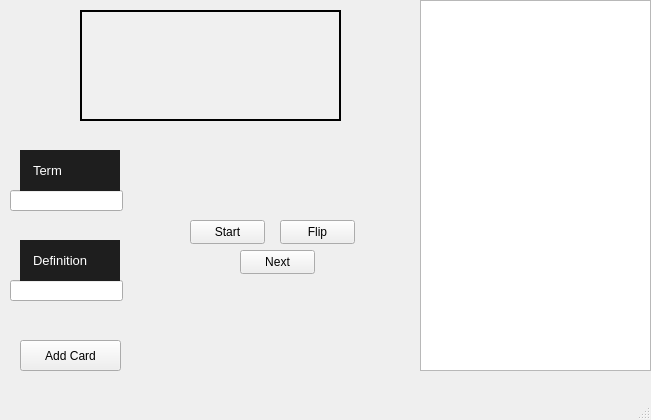
<?xml version="1.0" encoding="UTF-8"?>
<ui version="4.0">
 <class>MainWindow</class>
 <widget class="QMainWindow" name="MainWindow">
  <property name="geometry">
   <rect>
    <x>0</x>
    <y>0</y>
    <width>651</width>
    <height>420</height>
   </rect>
  </property>
  <property name="windowTitle">
   <string>MainWindow</string>
  </property>
  <property name="styleSheet">
   <string notr="true">QLabel{
	qproperty-alignment: AlignCenter;
	padding: 10px;
	background-color: #f0f0f0;
	border: 2px solid;
}</string>
  </property>
  <widget class="QWidget" name="centralwidget">
   <widget class="QLineEdit" name="input_term">
    <property name="geometry">
     <rect>
      <x>10</x>
      <y>190</y>
      <width>113</width>
      <height>21</height>
     </rect>
    </property>
   </widget>
   <widget class="QLineEdit" name="input_definition">
    <property name="geometry">
     <rect>
      <x>10</x>
      <y>280</y>
      <width>113</width>
      <height>21</height>
     </rect>
    </property>
   </widget>
   <widget class="QPushButton" name="button_add">
    <property name="geometry">
     <rect>
      <x>20</x>
      <y>340</y>
      <width>101</width>
      <height>31</height>
     </rect>
    </property>
    <property name="text">
     <string>Add Card</string>
    </property>
   </widget>
   <widget class="QLabel" name="label_display">
    <property name="geometry">
     <rect>
      <x>80</x>
      <y>10</y>
      <width>261</width>
      <height>111</height>
     </rect>
    </property>
    <property name="font">
     <font>
      <pointsize>12</pointsize>
     </font>
    </property>
    <property name="styleSheet">
     <string notr="true">QLabel{
	color: #000000;
}</string>
    </property>
    <property name="lineWidth">
     <number>1</number>
    </property>
    <property name="text">
     <string/>
    </property>
    <property name="alignment">
     <set>Qt::AlignCenter</set>
    </property>
   </widget>
   <widget class="QPushButton" name="button_flip">
    <property name="geometry">
     <rect>
      <x>280</x>
      <y>220</y>
      <width>75</width>
      <height>24</height>
     </rect>
    </property>
    <property name="text">
     <string>Flip</string>
    </property>
   </widget>
   <widget class="QPushButton" name="button_next">
    <property name="geometry">
     <rect>
      <x>240</x>
      <y>250</y>
      <width>75</width>
      <height>24</height>
     </rect>
    </property>
    <property name="text">
     <string>Next</string>
    </property>
   </widget>
   <widget class="QListWidget" name="card_list_widget">
    <property name="geometry">
     <rect>
      <x>420</x>
      <y>0</y>
      <width>231</width>
      <height>371</height>
     </rect>
    </property>
   </widget>
   <widget class="QPushButton" name="button_study">
    <property name="geometry">
     <rect>
      <x>190</x>
      <y>220</y>
      <width>75</width>
      <height>24</height>
     </rect>
    </property>
    <property name="text">
     <string>Start</string>
    </property>
   </widget>
   <widget class="QLabel" name="label_term">
    <property name="geometry">
     <rect>
      <x>20</x>
      <y>150</y>
      <width>100</width>
      <height>41</height>
     </rect>
    </property>
    <property name="minimumSize">
     <size>
      <width>100</width>
      <height>30</height>
     </size>
    </property>
    <property name="font">
     <font>
      <pointsize>10</pointsize>
     </font>
    </property>
    <property name="styleSheet">
     <string notr="true">QLabel{
	border: 0 px;	
	color: #ffffff;
	background-color: #1E1E1E;
}</string>
    </property>
    <property name="text">
     <string>Term</string>
    </property>
   </widget>
   <widget class="QLabel" name="label_definition">
    <property name="geometry">
     <rect>
      <x>20</x>
      <y>240</y>
      <width>100</width>
      <height>41</height>
     </rect>
    </property>
    <property name="minimumSize">
     <size>
      <width>100</width>
      <height>30</height>
     </size>
    </property>
    <property name="font">
     <font>
      <pointsize>10</pointsize>
     </font>
    </property>
    <property name="styleSheet">
     <string notr="true">QLabel{
	border: 0 px;
	color: #ffffff;
	background-color: #1E1E1E;
}</string>
    </property>
    <property name="text">
     <string>Definition</string>
    </property>
   </widget>
  </widget>
  <widget class="QMenuBar" name="menubar">
   <property name="geometry">
    <rect>
     <x>0</x>
     <y>0</y>
     <width>651</width>
     <height>22</height>
    </rect>
   </property>
  </widget>
  <widget class="QStatusBar" name="statusbar"/>
 </widget>
 <resources/>
 <connections/>
</ui>
